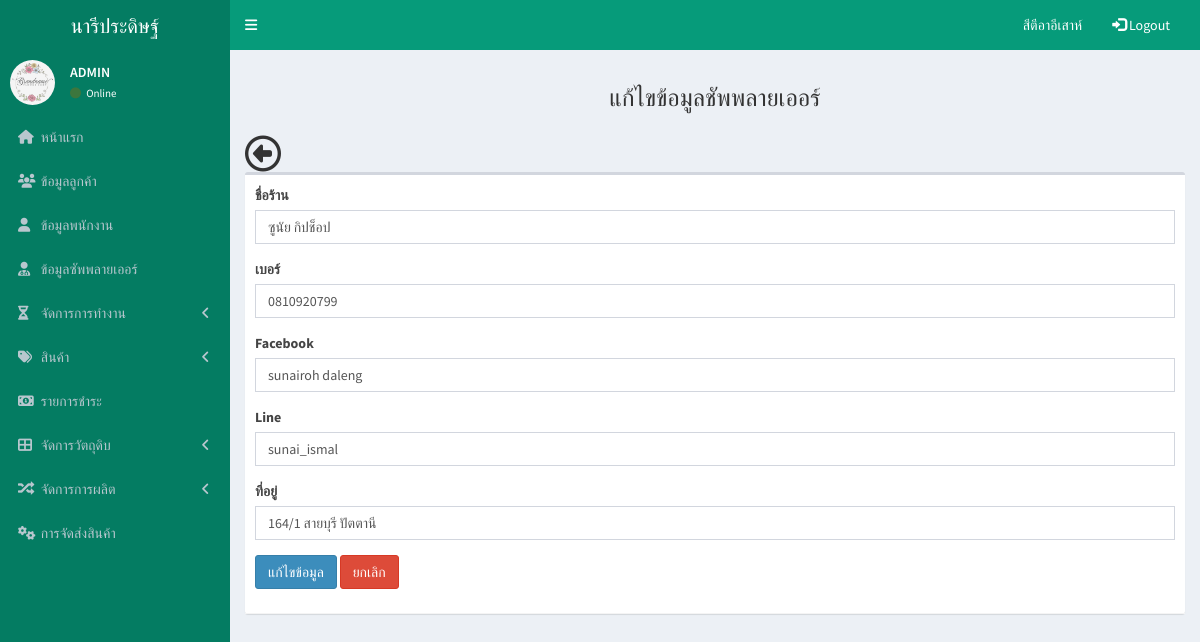
The app's page /pages/supplier/supplier_form_update.php?txtid=1 (signed in) with its own data.
### tables this page shows
CREATE TABLE `supplier` (
  `supplier_id` int(10) NOT NULL,
  `supplier_name` varchar(100) NOT NULL,
  `supplier_tel` varchar(10) NOT NULL,
  `supplier_facebook` varchar(50) NOT NULL,
  `supplier_line` varchar(50) NOT NULL,
  `supplier_address` varchar(100) NOT NULL
);

### pages/supplier/supplier_form_update.php (the view, shortened to what this page needs)
<html>
<head>
    <link rel="stylesheet" href="../../bower_components/bootstrap/dist/css/bootstrap.min.css">
    <link rel="stylesheet" href="../../bower_components/font-awesome/css/font-awesome.min.css">
    <link rel="stylesheet" href="../../bower_components/Ionicons/css/ionicons.min.css">
    <link rel="stylesheet" href="../../dist/css/AdminLTE.min.css">
    <link rel="stylesheet" href="../../dist/css/skins/_all-skins.min.css">
</head>
    <body class="hold-transition skin-blue sidebar-mini">
        <div class="wrapper">
        <header class="main-header">
            <a href="../admin/admin.php" class="logo">
                <span class="logo-lg">นารีประดิษฐ์</span>
            </a>
            <?php
    include('../bar/navbar.php');
    include('../bar/sidebar.php');
    ?>
<?php
                include("db.php");
                $supplier_id = $_REQUEST['txtid'];
                $sql = "SELECT * FROM supplier where supplier_id = '$supplier_id' ";
                $result = $conn->query($sql);
                $row = mysqli_fetch_assoc($result);
             ?>
            <div class="content-wrapper">
                <section class="content-header">
                   <center><h3>แก้ไขข้อมูลชัพพลายเออร์</h3></center>
                </section>
                <section class="content">
                <i class="fa fa-arrow-circle-o-left" style="font-size:36px" onClick="history.go(-1);"></i>
                    <div class="box">
                        <div class="box-header with-border">
                            <form action="supplier_update.php?txtid=<?php echo $supplier_id; ?>" method="post">
                                <div class="form-group">
                                    <label for="supplier_name">ชื่อร้าน</label>
                                    <input type="text" name="supplier_name" class="form-control"
                                        placeholder="Enter firstname"  required="required"
                                        value="<?php  echo $row['supplier_name']?>">
                                </div>
                                <div class="form-group">
                                    <label for="tel">เบอร์</label>
                                    <input type="text" name="tel" class="form-control" placeholder="Enter tel"  required="required"
                                    value="<?php  echo $row['supplier_tel']?>">
                                </div>
                                <div class="form-group">
                                    <label for="facebook">Facebook</label>
                                    <input type="text" name="facebook" class="form-control" placeholder="Enter Facebook"  required="required"
                                    value="<?php  echo $row['supplier_facebook']?>">
                                </div>
                                <div class="form-group">
                                    <label for="line">Line</label>
                                    <input type="text" name="line" class="form-control" placeholder="Enter Line"  required="required"
                                    value="<?php  echo $row['supplier_line']?>">
                                </div>
                                <div class="form-group">
                                    <label for="address">ที่อยู่</label>
                                    <input type="text" name="address" class="form-control" placeholder="Enter address"  required="required"
                                    value="<?php  echo $row['supplier_address']?>">
                                </div>
                                <button type="submit" name="update" class="btn btn-primary">แก้ไขข้อมูล</button>
                                <button type="submit" name="delete" class="btn btn-danger"><a href="supplier_show.php"></a> ยกเลิก </button>
                            </form>
                        </div>
                    </div>
                </section>
            </div>
    </body>
</html>

### records on screen
supplier: supplier_name "ซูนัย กิปช็อป", tel "0810920799", facebook "sunairoh daleng", line "sunai_ismal", address "164/1 สายบุรี ปัตตานี"

### other values on screen
$_SESSION["username"] "สีตีอาอีเสาห์"
